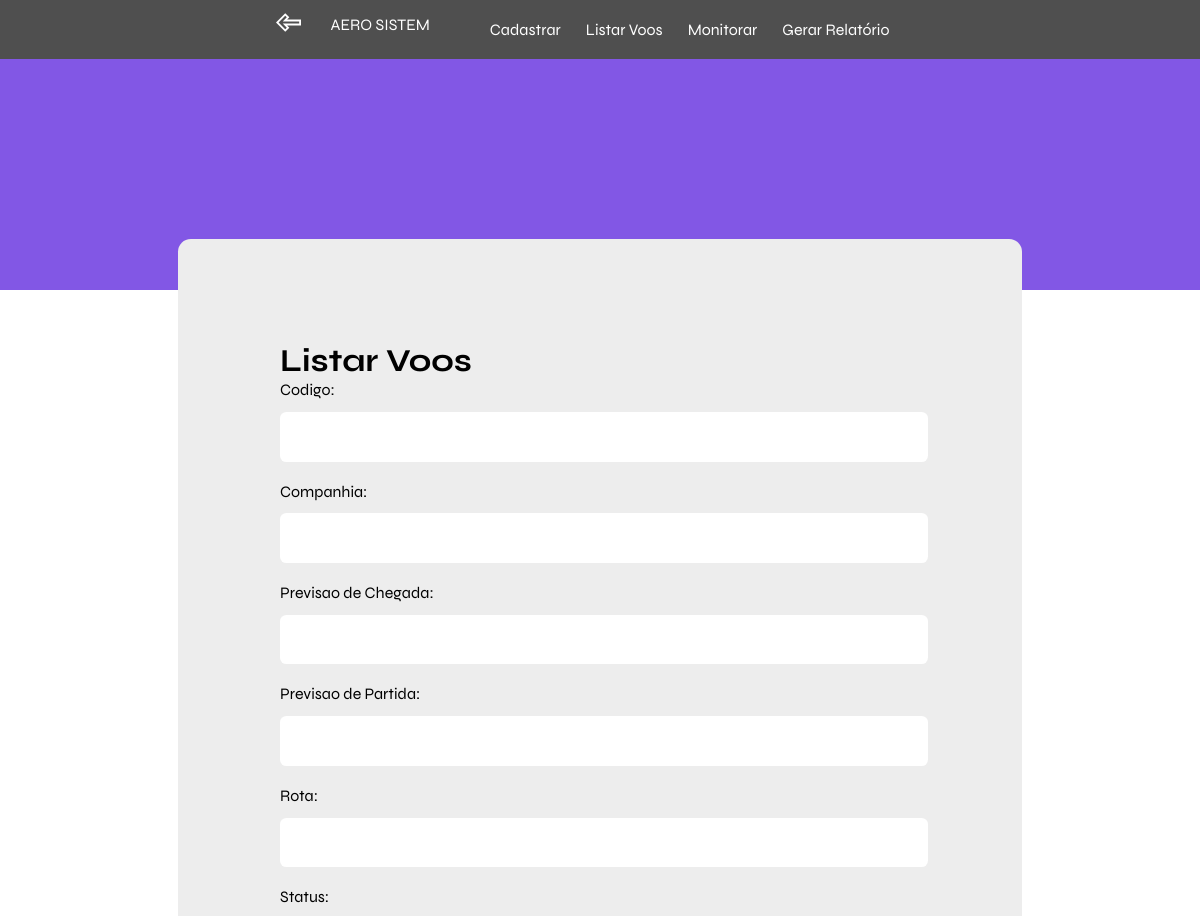
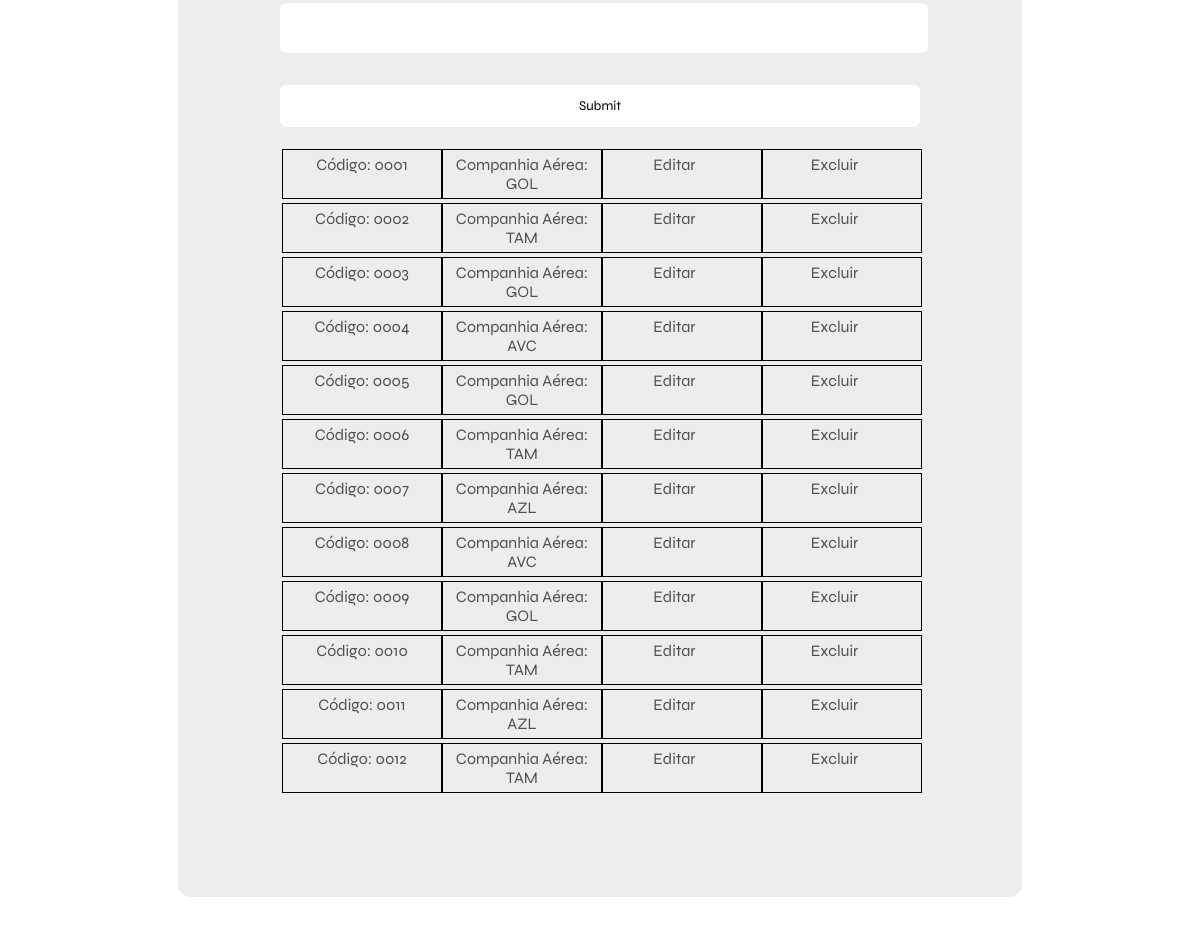
Page /central/ (signed in) on the committed database (2 pictures, top to bottom).
### book/models.py (models this page shows)
class Estado_Dinamico(models.Model):
	voo = models.OneToOneField(
        Voo,
        on_delete=models.CASCADE,
        primary_key=True,
    )
	STATUS = [
		('Embarque', 'Embarque'),
		('Pouso', 'Pouso'),
		('Decolagem', 'Decolagem'),
		('Finalizado', 'Finalizado'),
		('Espera', 'Espera'),
	]
	data_saida = models.DateTimeField(null=True)
	data_chegada = models.DateTimeField(null=True)
	status = models.CharField(max_length=10,choices=STATUS,default = 'EMB')
	class Meta:
			db_table = 'estado_dinamico'

class Voo(models.Model):
	STATUS = [
		('GOL', 'Gol'),
		('TAM', 'TAM '),
		('AVC', 'Avianca '),
		('AZL', 'Azul '),
	]
	ROTAS = [
		('SP-RJ', 'SP-RJ'),
		('SP-DF', 'SP-DF'),
		('SP-BA', 'SP-BA'),
		('SP-SC', 'SP-SC'),
		('SP-PR', 'SP-PR'),
		('SP-ES', 'SP-ES'),
		('SP-CE', 'SP-CE'),
		('RJ-SP', 'RJ-SP'),
		('DF-SP', 'DF-SP'),
		('BA-SP', 'BA-SP'),
		('SC-SP', 'SC-SP'),
		('PR-SP', 'PR-SP'),
		('ES-SP', 'ES-SP'),
		('CE-SP', 'CE-SP'),
	]
	id = models.BigAutoField(primary_key=True)
	codigo = models.CharField(max_length=12, null=False,unique = True)
	companhia = models.CharField(max_length=3,choices=STATUS, null=False)
	previsao_chegada = models.DateTimeField(null=False)
	previsao_partida = models.DateTimeField(null=False)
	rota = models.CharField(max_length=5,choices=ROTAS, null=False)
	class Meta:
		db_table = 'Voos'

### book/views.py (the view)
# urls.py: path('central/', views.central, name = 'central'),
def central(request):
    permissao = request.session['permissao']
    request.session['tentativas'] = 0
    voos=Estado_Dinamico.objects.all()
    filter = FiltroCentral(request.GET, queryset=voos)
    voos_dinamico = Estado_Dinamico.objects.select_related()
    context={'voos_dinamico':voos_dinamico,'estado':'listar','filter':filter,'permissao':permissao}
    return render(request, 'central.html',context)

### template/central.html (shortened to what this page needs)
{% load static %}
<!DOCTYPE html>
<html lang="en">
<head>
    <link rel="stylesheet" href="{% static 'css/global.css' %}" />
    <link rel="stylesheet" href="{% static 'css/central.css' %}" />
</head>
<body>
    {% block content %}
    <header>
        <div class="content">
            <a class="voltar" href="{% url 'home' %}"><img src="{% static 'images/back.svg' %}" alt=""></a>
            <div class="column-left">
              <a href="{% url 'home' %}">AERO SISTEM</a>
              <ul class="menu">
                <li><a href="{% url 'cadastrar' %}">Cadastrar</a></li>
                <li><a href="{% url 'central' %}">Listar Voos</a></li>
                <li><a href="{% url 'monitorar' %}">Monitorar</a></li>
                <li><a href="{% url 'relatorio' %}">Gerar Relatório</a></li>
              </ul>
            </div>
    </header>
    <div class="dashboard">
        {% if estado == 'edicao' %}
        <form method="post">
            <h1 class="titulo">Editar voo {{mensagem}}</h1>
            {% csrf_token %}
            {{ form.as_p }}
            <button type="submit">Editar</button>
        </form>
        {% else %}
        <h1>Listar Voos</h1>
        <form method="GET">
            {{ filter.form.as_p }}
            <input type="submit" />
        </form>
        {% for voo_dinamico in filter.qs %}
        <div class="dados">
            <div class="item">
                <li>Código: {{ voo_dinamico.voo.codigo }}</li>
            </div>
            <div class="item">
                <li> Companhia Aérea: {{ voo_dinamico.voo.companhia }}</li>
            </div>
            <div class="item">
                <li><a href="{% url 'edit' voo_dinamico.voo.id %}" class="button">Editar </a></li>
            </div>
            <div class="item">
                <li><a href="{% url 'deletar' voo_dinamico.voo.id %}" class="button">Excluir </a></li>
            </div>
        </div>
        {% endfor %}
        {% endif %}
    </div>
    {% endblock %}
</body>
</html>

### book/static/css/global.css (style rules this page uses)
* { font-family: 'Syne', sans-serif; }
:root { --fundo: #8257E5; --branco: #ffffff; --text: #4F4F4F; --text2: #8257E5; }

### book/static/css/central.css (style rules this page uses)
* { margin: 0; }
header { background-color: var(--fundo); width: 100%; height: 290px; }
.dashboard { background-color: #EDEDED; max-width: 40rem; border-radius: 0.8rem; margin: -3.2rem auto 3.2rem; padding: 6.4rem; overflow: hidden; }
.content { display: flex; justify-content: center; background-color: var(--text); }
.column-left { display: flex; justify-content: center; padding: 15px; }
a { margin-right: 15px; text-decoration: none; color: var(--branco); }
ul { display: flex; justify-content: center; list-style-type: none; }
a img { height: 25px; width: 25px; margin-top: 10px; }
input { width: 100%; height: 2.6rem; margin-top: 0.8rem; border-radius: 0.4rem; background: var(--branco); outline: 0; padding: 4px; border: 0; margin-bottom: 20px; }
.dados { display: grid; grid-template-columns: repeat(4,1fr); padding: 2px; width: 100%; text-align: center; }
.item { border: solid black 0.2px; }
li { list-style-type: none; padding: 5px; color: var(--text) }
a.button { color: var(--text) }

### rows in the picture
Estado_Dinamico: voo.codigo "0001", voo.companhia "GOL"
Estado_Dinamico: voo.codigo "0002", voo.companhia "TAM"
Estado_Dinamico: voo.codigo "0003", voo.companhia "GOL"
Estado_Dinamico: voo.codigo "0004", voo.companhia "AVC"
Estado_Dinamico: voo.codigo "0005", voo.companhia "GOL"
Estado_Dinamico: voo.codigo "0006", voo.companhia "TAM"
Estado_Dinamico: voo.codigo "0007", voo.companhia "AZL"
Estado_Dinamico: voo.codigo "0008", voo.companhia "AVC"
Estado_Dinamico: voo.codigo "0009", voo.companhia "GOL"
Estado_Dinamico: voo.codigo "0010", voo.companhia "TAM"
Estado_Dinamico: voo.codigo "0011", voo.companhia "AZL"
Estado_Dinamico: voo.codigo "0012", voo.companhia "TAM"
